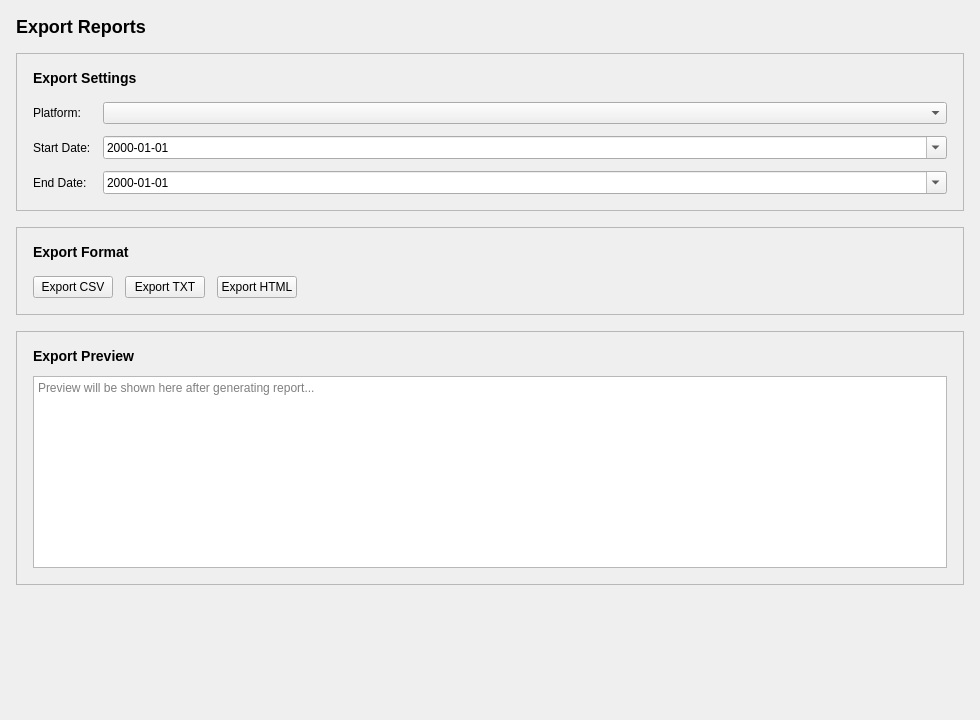
<?xml version="1.0" encoding="UTF-8"?>
<ui version="4.0">
 <class>ExportPage</class>
 <widget class="QWidget" name="ExportPage">
  <property name="geometry">
   <rect>
    <x>0</x>
    <y>0</y>
    <width>980</width>
    <height>720</height>
   </rect>
  </property>
  <property name="windowTitle">
   <string>Export Reports</string>
  </property>

  <layout class="QVBoxLayout" name="rootLayout">
   <property name="spacing">
    <number>16</number>
   </property>
   <property name="leftMargin">
    <number>16</number>
   </property>
   <property name="topMargin">
    <number>16</number>
   </property>
   <property name="rightMargin">
    <number>16</number>
   </property>
   <property name="bottomMargin">
    <number>16</number>
   </property>

   <item>
    <widget class="QLabel" name="pageTitle">
     <property name="text">
      <string>Export Reports</string>
     </property>
     <property name="styleSheet">
      <string notr="true">font-weight: bold; font-size: 18px;</string>
     </property>
    </widget>
   </item>

   <item>
    <widget class="QFrame" name="filterFrame">
     <property name="frameShape">
      <enum>QFrame::StyledPanel</enum>
     </property>
     <property name="frameShadow">
      <enum>QFrame::Raised</enum>
     </property>

     <layout class="QVBoxLayout" name="filterLayout">
      <property name="leftMargin">
       <number>16</number>
      </property>
      <property name="topMargin">
       <number>16</number>
      </property>
      <property name="rightMargin">
       <number>16</number>
      </property>
      <property name="bottomMargin">
       <number>16</number>
      </property>
      <property name="spacing">
       <number>16</number>
      </property>

      <item>
       <widget class="QLabel" name="filterTitle">
        <property name="text">
         <string>Export Settings</string>
        </property>
        <property name="styleSheet">
         <string notr="true">font-weight: bold; font-size: 14px;</string>
        </property>
       </widget>
      </item>

      <item>
       <layout class="QFormLayout" name="formLayout">
        <property name="spacing">
         <number>12</number>
        </property>

        <item row="0" column="0">
         <widget class="QLabel" name="platformLabel">
          <property name="text">
           <string>Platform:</string>
          </property>
         </widget>
        </item>

        <item row="0" column="1">
         <widget class="QComboBox" name="platformComboBox">
          <property name="minimumWidth">
           <number>200</number>
          </property>
         </widget>
        </item>

        <item row="1" column="0">
         <widget class="QLabel" name="startDateLabel">
          <property name="text">
           <string>Start Date:</string>
          </property>
         </widget>
        </item>

        <item row="1" column="1">
         <widget class="QDateEdit" name="startDateEdit">
          <property name="displayFormat">
           <string>yyyy-MM-dd</string>
          </property>
          <property name="calendarPopup">
           <bool>true</bool>
          </property>
         </widget>
        </item>

        <item row="2" column="0">
         <widget class="QLabel" name="endDateLabel">
          <property name="text">
           <string>End Date:</string>
          </property>
         </widget>
        </item>

        <item row="2" column="1">
         <widget class="QDateEdit" name="endDateEdit">
          <property name="displayFormat">
           <string>yyyy-MM-dd</string>
          </property>
          <property name="calendarPopup">
           <bool>true</bool>
          </property>
         </widget>
        </item>
       </layout>
      </item>
     </layout>
    </widget>
   </item>

   <item>
    <widget class="QFrame" name="exportOptionsFrame">
     <property name="frameShape">
      <enum>QFrame::StyledPanel</enum>
     </property>
     <property name="frameShadow">
      <enum>QFrame::Raised</enum>
     </property>

     <layout class="QVBoxLayout" name="exportOptionsLayout">
      <property name="leftMargin">
       <number>16</number>
      </property>
      <property name="topMargin">
       <number>16</number>
      </property>
      <property name="rightMargin">
       <number>16</number>
      </property>
      <property name="bottomMargin">
       <number>16</number>
      </property>
      <property name="spacing">
       <number>16</number>
      </property>

      <item>
       <widget class="QLabel" name="exportOptionsTitle">
        <property name="text">
         <string>Export Format</string>
        </property>
        <property name="styleSheet">
         <string notr="true">font-weight: bold; font-size: 14px;</string>
        </property>
       </widget>
      </item>

      <item>
       <layout class="QHBoxLayout" name="formatButtonsLayout">
        <property name="spacing">
         <number>12</number>
        </property>

        <item>
         <widget class="QPushButton" name="exportCsvButton">
          <property name="text">
           <string>Export CSV</string>
          </property>
          <property name="minimumWidth">
           <number>120</number>
          </property>
          <property name="minimumHeight">
           <number>40</number>
          </property>
         </widget>
        </item>

        <item>
         <widget class="QPushButton" name="exportTxtButton">
          <property name="text">
           <string>Export TXT</string>
          </property>
          <property name="minimumWidth">
           <number>120</number>
          </property>
          <property name="minimumHeight">
           <number>40</number>
          </property>
         </widget>
        </item>

        <item>
         <widget class="QPushButton" name="exportHtmlButton">
          <property name="text">
           <string>Export HTML</string>
          </property>
          <property name="minimumWidth">
           <number>120</number>
          </property>
          <property name="minimumHeight">
           <number>40</number>
          </property>
         </widget>
        </item>

        <item>
         <spacer name="formatButtonsSpacer">
          <property name="orientation">
           <enum>Qt::Horizontal</enum>
          </property>
          <property name="sizeHint" stdset="0">
           <size>
            <width>40</width>
            <height>20</height>
           </size>
          </property>
         </spacer>
        </item>
       </layout>
      </item>
     </layout>
    </widget>
   </item>

   <item>
    <widget class="QFrame" name="previewFrame">
     <property name="frameShape">
      <enum>QFrame::StyledPanel</enum>
     </property>
     <property name="frameShadow">
      <enum>QFrame::Raised</enum>
     </property>

     <layout class="QVBoxLayout" name="previewLayout">
      <property name="leftMargin">
       <number>16</number>
      </property>
      <property name="topMargin">
       <number>16</number>
      </property>
      <property name="rightMargin">
       <number>16</number>
      </property>
      <property name="bottomMargin">
       <number>16</number>
      </property>
      <property name="spacing">
       <number>12</number>
      </property>

      <item>
       <widget class="QLabel" name="previewTitle">
        <property name="text">
         <string>Export Preview</string>
        </property>
        <property name="styleSheet">
         <string notr="true">font-weight: bold; font-size: 14px;</string>
        </property>
       </widget>
      </item>

      <item>
       <widget class="QTextEdit" name="previewTextEdit">
        <property name="readOnly">
         <bool>true</bool>
        </property>
        <property name="minimumHeight">
         <number>300</number>
        </property>
        <property name="placeholderText">
         <string>Preview will be shown here after generating report...</string>
        </property>
       </widget>
      </item>
     </layout>
    </widget>
   </item>

   <item>
    <widget class="QLabel" name="statusLabel">
     <property name="text">
      <string/>
     </property>
     <property name="styleSheet">
      <string notr="true">color: green;</string>
     </property>
    </widget>
   </item>

   <item>
    <spacer name="mainSpacer">
     <property name="orientation">
      <enum>Qt::Vertical</enum>
     </property>
     <property name="sizeHint" stdset="0">
      <size>
       <width>20</width>
       <height>40</height>
      </size>
     </property>
    </spacer>
   </item>
  </layout>
 </widget>
 <resources/>
 <connections/>
</ui>
